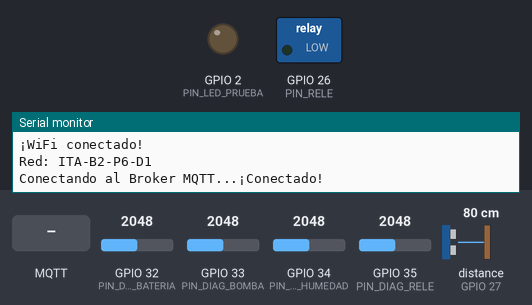
The sketch below on a simulated ESP32. On the bench: switched loads named in the sketch (green lamp = pin HIGH), output pins drawn as LEDs (lit = HIGH), the last lines printed to the serial monitor. Wiring (inferred from the names in the program): ultrasonic range finder: trigger GPIO 13; echo GPIO 27. The inputs (shaded band) are chosen by the test bench; at power-on: GPIO 32 (PIN_DIAG_BATERIA) = 2048, GPIO 33 (PIN_DIAG_BOMBA) = 2048, GPIO 34 (PIN_SENSOR_HUMEDAD) = 2048, GPIO 35 (PIN_DIAG_RELE) = 2048, distance to the obstacle (sensor on GPIO 27) 80 cm. The echo pulse lasts 58.3 µs per cm; WiFi joins after 1.5 s; servers stay silent unless stated; no MQTT or app messages arrive unless stated; pins used as bus, display or sensor lines are not drawn.

Above: at 2.7 s.
2.8 s: MQTT message "ON" arrives on the first subscribed topic
At 2.92 s:
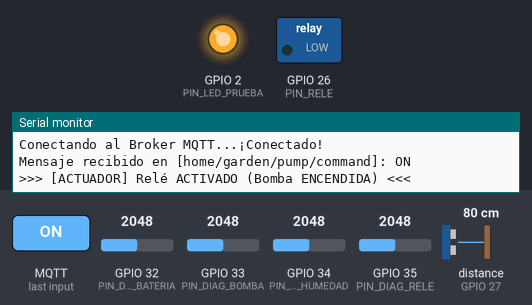
4.5 s: GPIO 32 (PIN_DIAG_BATERIA) set to 164
6.0 s: GPIO 32 (PIN_DIAG_BATERIA) set to 141
Timing chart, 0 to 9.0 s (numbered marks = the images above; inputs shaded):
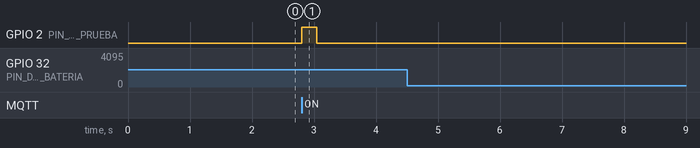

Measured:
- after the input at 2.8 s, GPIO 2 (PIN_LED_PRUEBA): LOW → HIGH at once, → LOW 0.25 s later
- after the input at 4.5 s, every drawn part: stays the same

The sketch:

sensorYRiegoTest.ino
```cpp
#include <WiFi.h>
#include <WiFiClientSecure.h>
#include <WiFiMulti.h>
#include <PubSubClient.h>

WiFiMulti wifiMulti;

void cargarRedesWiFi() {
  wifiMulti.addAP("ITA-B2-P6-D1", "Itauba2026P6D1Waos");
  wifiMulti.addAP("FabriWifi", "Fabri2004");
}

const char* mqtt_server = "mqtt.riego.pipexapp.com";
const int mqtt_port = 8883;
const char* mqtt_user = "esp32";
const char* mqtt_pass = "esp32device";

const char* topic_moisture      = "home/garden/moisture";
const char* topic_pump_cmd      = "home/garden/pump/command";
const char* topic_pump_status   = "home/garden/pump/status";
const char* topic_device_status = "home/garden/status";
const char* topic_diagnostics   = "home/garden/diagnostics";
const char* topic_threshold_cfg = "home/garden/config/threshold";

const int PIN_SENSOR_HUMEDAD = 34;
const int PIN_RELE           = 26;
const int PIN_LED_PRUEBA     = 2;

const int PIN_DIAG_RELE      = 35;
const int PIN_DIAG_BATERIA   = 32;
const int PIN_DIAG_BOMBA     = 33;

const int PIN_TRIG = 13;
const int PIN_ECHO = 27;

const float DISTANCIA_TANQUE_LLENO_CM = 3;
const float DISTANCIA_TANQUE_VACIO_CM = 8.5;

const int VALOR_AIRE_SECO   = 4095;
const int VALOR_AGUA_MOJADO = 1300;

int umbralHumedadMin = 30;
int umbralHumedadMax = 65;
bool modoAutomaticoActivo = true;
bool bombaEncendida = false;
bool controlManualActivo = false;

int nivelAguaPct = 100;
bool hayAguaSuficiente = true;

unsigned long tiempoEncendidoBomba = 0;
const unsigned long TIEMPO_MAX_RIEGO_MS = 30000;

WiFiClientSecure espClient;
PubSubClient client(espClient);

unsigned long lastMsg = 0;
const long interval = 3000;

void medirNivelAgua() {
  long sumaDuracion = 0;
  int lecturasValidas = 0;

  for (int i = 0; i < 3; i++) {
    digitalWrite(PIN_TRIG, LOW);
    delayMicroseconds(2);
    digitalWrite(PIN_TRIG, HIGH);
    delayMicroseconds(10);
    digitalWrite(PIN_TRIG, LOW);

    long d = pulseIn(PIN_ECHO, HIGH, 30000);
    if (d > 0) {
      sumaDuracion += d;
      lecturasValidas++;
    }
    delay(10);
  }

  if (lecturasValidas == 0) {
      hayAguaSuficiente = false;
      nivelAguaPct = 0;
      return;
  }

  long duracionPromedio = sumaDuracion / lecturasValidas;
  float distanciaCm = duracionPromedio * 0.034 / 2;
  int distanciaInt = round(distanciaCm);

  int nivelBruto = map(distanciaInt, DISTANCIA_TANQUE_VACIO_CM, DISTANCIA_TANQUE_LLENO_CM, 0, 100);
  nivelAguaPct = constrain(nivelBruto, 0, 100);
  hayAguaSuficiente = (nivelAguaPct > 10);
}

void controlarBomba(bool encender) {
  if (encender && !hayAguaSuficiente) {
      Serial.println("[BLOQUEO] Intento de encender bomba rechazado: Tanque sin agua (<10%).");
      return;
  }

  if (bombaEncendida == encender) return;
  bombaEncendida = encender;

  if (encender) {
    tiempoEncendidoBomba = millis();
    digitalWrite(PIN_LED_PRUEBA, HIGH);
    pinMode(PIN_RELE, OUTPUT);
    digitalWrite(PIN_RELE, LOW);
    client.publish(topic_pump_status, "ON", true);
    Serial.println(">>> [ACTUADOR] Relé ACTIVADO (Bomba ENCENDIDA) <<<");
  } else {
    digitalWrite(PIN_LED_PRUEBA, LOW);
    pinMode(PIN_RELE, INPUT);
    client.publish(topic_pump_status, "OFF", true);
    Serial.println(">>> [ACTUADOR] Relé DESACTIVADO (Bomba APAGADA) <<<");
  }
}

void publicarDiagnosticoCircuito(int adcSensor, int humedadPct) {
  bool sensorConectado = (adcSensor >= 150);
  bool sondaEnTierra   = (adcSensor < 3950 && sensorConectado);
  String estadoSensor  = !sensorConectado ? "DESCONECTADO" : (sondaEnTierra ? "OK_EN_TIERRA" : "CONECTADO_EN_AIRE");

  int adcRele = analogRead(PIN_DIAG_RELE);
  bool releConectado = (adcRele > 400);
  String estadoRele  = !releConectado ? "DESCONECTADO" : (bombaEncendida ? "ACTIVO_CERRADO" : "OK_EN_ESPERA");

  int adcBateria = analogRead(PIN_DIAG_BATERIA);
  bool bateriaConectada = (adcBateria > 150);
  int nivelBateriaPct   = bateriaConectada ? constrain(map(adcBateria, 400, 3400, 20, 100), 0, 100) : 0;
  String estadoBateria  = bateriaConectada ? "CONECTADA_OK" : "DESCONECTADA_O_SIN_PILAS";

  int adcBomba = analogRead(PIN_DIAG_BOMBA);
  bool bombaConectada = true;
  String estadoBomba  = "EN_ESPERA";

  if (!releConectado || !bateriaConectada) {
    bombaConectada = false;
    estadoBomba = "SIN_ENERGIA_PREVIA";
  } else if (!hayAguaSuficiente) {
    bombaConectada = true;
    estadoBomba = "BLOQUEADA_SIN_AGUA";
  } else if (bombaEncendida) {
    if (adcBomba > 25) {
      bombaConectada = true;
      estadoBomba = "BOMBEANDO_OK";
    } else {
      bombaConectada = false;
      estadoBomba = "CABLE_BOMBA_SUELTO";
    }
  }

  String estadoTanque = hayAguaSuficiente ? "NIVEL_OK" : "NIVEL_CRITICO_BAJO";
  bool cablesOk = (sensorConectado && releConectado && bateriaConectada && bombaConectada);

  String jsonDiag = "{";
  jsonDiag += "\"deviceId\":\"esp32-01\",";
  jsonDiag += "\"generalStatus\":\"" + String(cablesOk ? "ALL_OK" : "FALLO_DETECTADO") + "\",";
  jsonDiag += "\"mode\":\"" + String(controlManualActivo ? "MANUAL" : "AUTO") + "\",";
  jsonDiag += "\"thresholdMin\":" + String(umbralHumedadMin) + ",";
  jsonDiag += "\"thresholdMax\":" + String(umbralHumedadMax) + ",";
  jsonDiag += "\"components\":{";
  jsonDiag +=   "\"esp32\":{\"ok\":true,\"status\":\"ONLINE\",\"wifi\":\"" + WiFi.SSID() + "\",\"rssi\":" + String(WiFi.RSSI()) + "},";
  jsonDiag +=   "\"sensor\":{\"ok\":" + String(sensorConectado ? "true" : "false") + ",\"status\":\"" + estadoSensor + "\",\"adc\":" + String(adcSensor) + ",\"moisture\":" + String(humedadPct) + "},";
  jsonDiag +=   "\"relay\":{\"ok\":" + String(releConectado ? "true" : "false") + ",\"status\":\"" + estadoRele + "\",\"adc\":" + String(adcRele) + ",\"active\":" + String(bombaEncendida ? "true" : "false") + "},";
  jsonDiag +=   "\"battery\":{\"ok\":" + String(bateriaConectada ? "true" : "false") + ",\"status\":\"" + estadoBateria + "\",\"adc\":" + String(adcBateria) + ",\"level\":" + String(nivelBateriaPct) + "},";
  jsonDiag +=   "\"pump\":{\"ok\":" + String(bombaConectada ? "true" : "false") + ",\"status\":\"" + estadoBomba + "\",\"adc\":" + String(adcBomba) + ",\"running\":" + String(bombaEncendida ? "true" : "false") + "},";
  jsonDiag +=   "\"waterTank\":{\"ok\":" + String(hayAguaSuficiente ? "true" : "false") + ",\"status\":\"" + estadoTanque + "\",\"level\":" + String(nivelAguaPct) + "},";
  jsonDiag +=   "\"wiring\":{\"ok\":" + String(cablesOk ? "true" : "false") + ",\"status\":\"" + String(cablesOk ? "CIRCUITO_COMPLETO" : "COMPONENTE_DESCONECTADO") + "\"}";
  jsonDiag += "}";
  jsonDiag += "}";

  client.publish(topic_diagnostics, jsonDiag.c_str(), true);
  Serial.print("[DIAG] ");
  Serial.println(jsonDiag);
}

void callback(char* topic, byte* payload, unsigned int length) {
  String message = "";
  for (unsigned int i = 0; i < length; i++) {
    message += (char)payload[i];
  }
  message.trim();

  Serial.print("Mensaje recibido en [");
  Serial.print(topic);
  Serial.print("]: ");
  Serial.println(message);

  if (String(topic) == topic_pump_cmd) {
    if (message.equalsIgnoreCase("ON") || message == "1") {
      controlManualActivo = true;
      controlarBomba(true);
    } else if (message.equalsIgnoreCase("OFF") || message == "0") {
      controlManualActivo = false;
      controlarBomba(false);
    } else if (message.equalsIgnoreCase("AUTO")) {
      controlManualActivo = false;
      Serial.println(">>> Modo automático reactivado <<<");
    }
  }

  if (String(topic) == topic_threshold_cfg) {
    int nuevoUmbral = message.toInt();
    if (nuevoUmbral >= 5 && nuevoUmbral <= 95) {
      umbralHumedadMin = nuevoUmbral;
      umbralHumedadMax = constrain(nuevoUmbral + 15, 10, 100);
      Serial.print(">>> Nuevo umbral actualizado: ");
      Serial.print(umbralHumedadMin);
      Serial.println("% <<<");
    }
  }
}

void setup_wifi() {
  delay(10);
  WiFi.mode(WIFI_STA);
  cargarRedesWiFi();
  Serial.println("\nBuscando red WiFi disponible...");
  while (wifiMulti.run() != WL_CONNECTED) {
    delay(500);
    Serial.print(".");
  }
  Serial.println("\n¡WiFi conectado!");
  Serial.print("Red: ");
  Serial.println(WiFi.SSID());
}

void reconnect() {
  while (!client.connected()) {
    if (wifiMulti.run() != WL_CONNECTED) {
      delay(1000);
      continue;
    }
    Serial.print("Conectando al Broker MQTT...");
    String clientId = "ESP32-Riego-G25";
    const char* willPayload = "{\"deviceId\":\"esp32-01\",\"generalStatus\":\"OFFLINE\",\"components\":{\"esp32\":{\"ok\":false,\"status\":\"OFFLINE\"}}}";

    if (client.connect(clientId.c_str(), mqtt_user, mqtt_pass, topic_diagnostics, 1, true, willPayload)) {
      Serial.println("¡Conectado!");
      client.publish(topic_device_status, "{\"deviceId\":\"esp32-01\",\"status\":\"ONLINE\"}", true);
      client.subscribe(topic_pump_cmd);
      client.subscribe(topic_threshold_cfg);
    } else {
      Serial.print("Error rc=");
      Serial.print(client.state());
      Serial.println(" Reintentando en 5s...");
      delay(5000);
    }
  }
}

void setup() {
  Serial.begin(115200);

  pinMode(PIN_LED_PRUEBA, OUTPUT);
  digitalWrite(PIN_LED_PRUEBA, LOW);
  pinMode(PIN_RELE, INPUT);

  pinMode(PIN_SENSOR_HUMEDAD, INPUT_PULLDOWN);
  pinMode(PIN_DIAG_RELE, INPUT_PULLDOWN);
  pinMode(PIN_DIAG_BATERIA, INPUT_PULLDOWN);
  pinMode(PIN_DIAG_BOMBA, INPUT_PULLDOWN);

  pinMode(PIN_TRIG, OUTPUT);
  pinMode(PIN_ECHO, INPUT);

  client.setBufferSize(1024);

  setup_wifi();
  espClient.setInsecure();
  client.setServer(mqtt_server, mqtt_port);
  client.setCallback(callback);
}

void loop() {
  if (!client.connected()) {
    reconnect();
  }
  client.loop();

  unsigned long now = millis();

  if (bombaEncendida && (now - tiempoEncendidoBomba >= TIEMPO_MAX_RIEGO_MS)) {
    Serial.println("[SEGURIDAD PB-20] Tiempo máximo continuo alcanzado -> Apagando bomba");
    controlManualActivo = false;
    controlarBomba(false);
  }

  if (now - lastMsg >= interval) {
    lastMsg = now;

    medirNivelAgua();

    int adcSensor = analogRead(PIN_SENSOR_HUMEDAD);
    bool sensorConectado = (adcSensor >= 150);
    int humedad = sensorConectado ? constrain(map(adcSensor, VALOR_AIRE_SECO, VALOR_AGUA_MOJADO, 0, 100), 0, 100) : 0;

    if (bombaEncendida && !hayAguaSuficiente) {
        Serial.println("[EMERGENCIA] Tanque vacío detectado -> Apagando bomba");
        controlManualActivo = false;
        controlarBomba(false);
    }
    else if (!sensorConectado && bombaEncendida && !controlManualActivo) {
        Serial.println("[ALERTA HARDWARE] Sensor humedad desconectado -> Deteniendo riego por seguridad");
        controlarBomba(false);
    }

    if (modoAutomaticoActivo && !controlManualActivo && sensorConectado) {
      if (humedad < umbralHumedadMin && !bombaEncendida && hayAguaSuficiente) {
        Serial.println("[AUTO PB-19] Humedad menor al umbral -> Activando riego automático");
        controlarBomba(true);
      } else if (humedad >= umbralHumedadMax && bombaEncendida) {
        Serial.println("[AUTO PB-20] Humedad óptima alcanzada -> Apagando bomba automáticamente");
        controlarBomba(false);
      }
    }

    String payloadMoisture = "{\"deviceId\":\"esp32-01\",\"moisture\":" + String(humedad) + ",\"threshold\":" + String(umbralHumedadMin) + "}";
    client.publish(topic_moisture, payloadMoisture.c_str());
    client.publish(topic_device_status, "{\"deviceId\":\"esp32-01\",\"status\":\"ONLINE\"}", true);

    publicarDiagnosticoCircuito(adcSensor, humedad);
  }
}
```
